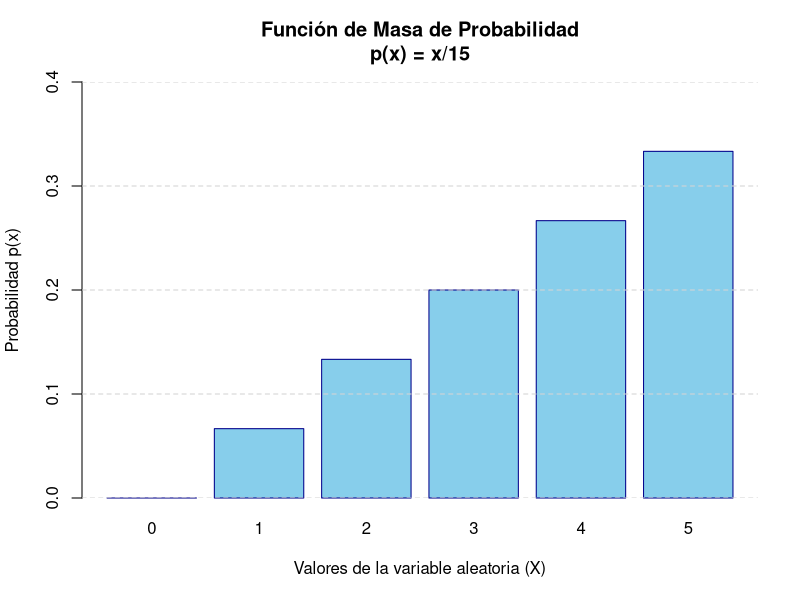

This chart was generated by the following R code:
# ==========================================================
# MI PRIMER PROGRAMA EN R: GRAFICANDO LA FMP DE EJERCICIO 2A
# ==========================================================

# Paso 1: Definimos los valores posibles que puede tomar nuestra variable X
# Usamos c() que en R significa "combinar" o crear un vector de números.
x <- c(0, 1, 2, 3, 4, 5)

# Paso 2: Creamos las probabilidades para cada X usando la fórmula p(x) = x / 15
px <- x / 15

# Paso 3: Hacemos el gráfico de barras usando barplot() como pide la consigna
barplot(
  height = px,                             # La altura de las barras es la probabilidad (px)
  names.arg = x,                           # Las etiquetas debajo de cada barra (los valores de x)
  col = "skyblue",                         # Pintamos las barras con un celeste lindo
  border = "darkblue",                     # Le ponemos un borde azul oscuro a las barras
  main = "Función de Masa de Probabilidad\np(x) = x/15", # El título de tu gráfico
  xlab = "Valores de la variable aleatoria (X)",        # Etiqueta para el eje horizontal
  ylab = "Probabilidad p(x)",              # Etiqueta para el eje vertical
  ylim = c(0, 0.4)                         # Ponemos un límite al eje Y para que no toque el techo
)

# Paso 4: Añadimos una cuadrícula gris de fondo (opcional, para que quede re fachero)
grid(nx = NA, ny = NULL, lty = 2, col = "lightgray")
